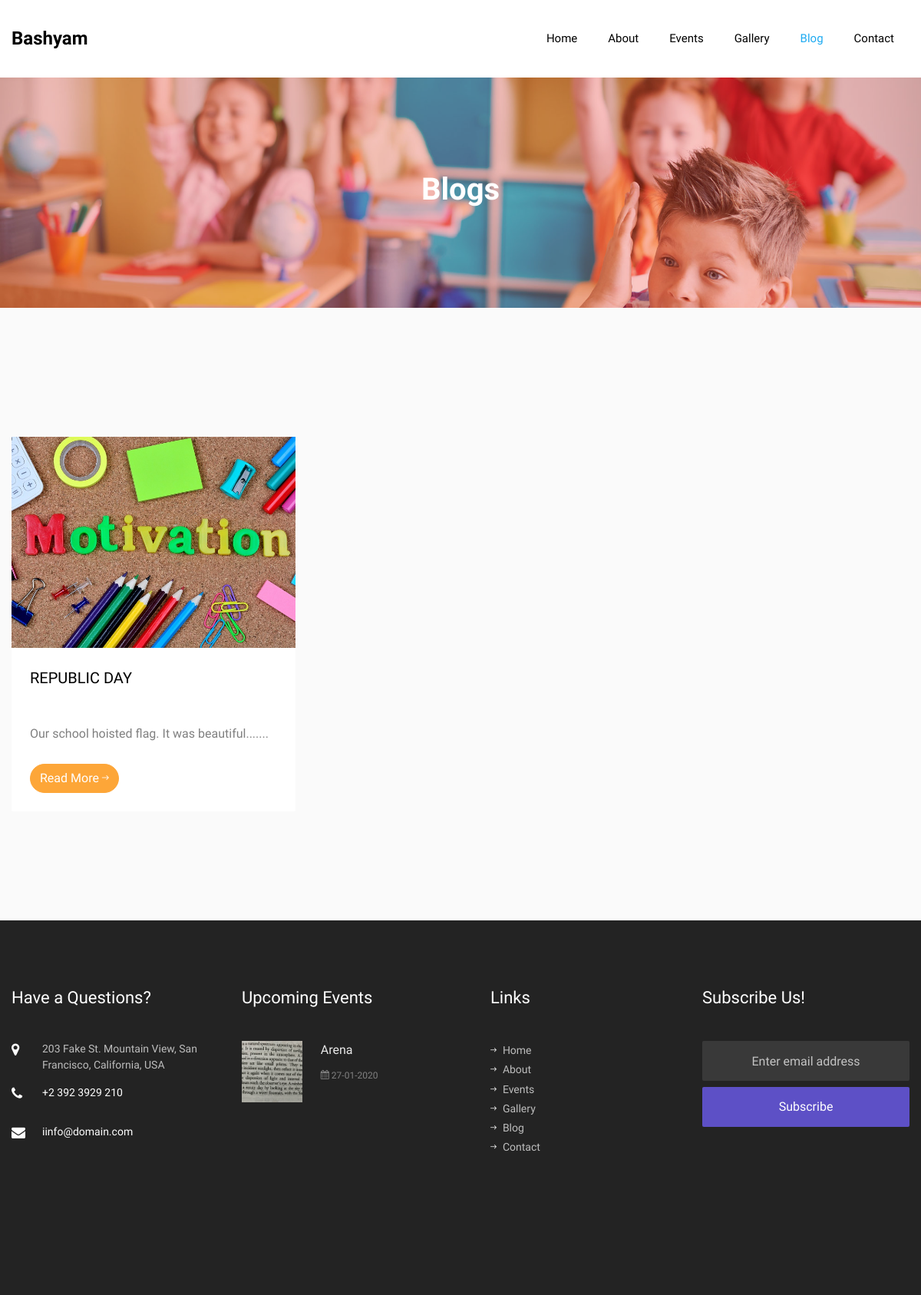
Page /blog on the committed database.
### school/models.py (models this page shows)
class blogs(models.Model):
    details=models.TextField(max_length=100000)
    title=models.CharField(max_length=264)
    image=models.ImageField(upload_to=rename_blog)

class contact_us(models.Model):
    address=models.TextField(max_length=100000)
    mobile_number=models.CharField(max_length=264)
    email=models.CharField(max_length=264)

class events(models.Model):
    name=models.CharField(max_length=264)
    details=models.TextField()
    date=models.DateField()
    image=models.ImageField(upload_to=rename_event)

### school/views.py (the view)
# urls.py: path('blog',views.blog_page),
def blog_page(request):
    bloglist=[]
    tc=0
    obj=blogs.objects.all()
    for i in obj:
        a=[]
        a.append(i.title.upper())
        a.append(i.details[0:100]+"...")
        a.append("/media/"+str(i.image))
        a.append("/blog/"+i.title.replace(" ","_"))
        bloglist.append(a)
        tc+=1
    obj=events.objects.filter(date__gte=datetime.datetime.now()).order_by('date')
    eves=[]
    ct=0
    for i in obj:
        a=[]
        a.append(i.name)
        x=str(i.date)
        x=x.split('-')
        x=x[2]+'-'+x[1]+'-'+x[0]
        a.append(x)
        img="/media/"+str(i.image)
        a.append(img)
        x=i.name
        x=x.replace(' ','_')
        x="/events/"+x
        a.append(x)
        eves.append(a)
        ct+=1
        if ct==2:
            break
    con=[]
    obj=contact_us.objects.all()
    ctt=0
    for i in obj:
        con.append(i.address)
        con.append(i.mobile_number)
        con.append(i.email)
        break
    return render(request,"blog.html",context={'no_of_blogs':tc,'bloglist':bloglist,'no_of_events':ct,'events':eves,'contact':con})

### Templates/blog.html (shortened to what this page needs)
{% load static %}
<!DOCTYPE html>
<html lang="en">
  <head>
    <link rel="stylesheet" href="{% static 'css/open-iconic-bootstrap.min.css' %}">
    <link rel="stylesheet" href="{% static 'css/animate.css' %}">
    <link rel="stylesheet" href="{% static 'css/owl.carousel.min.css' %}">
    <link rel="stylesheet" href="{% static 'css/owl.theme.default.min.css' %}">
    <link rel="stylesheet" href="{% static 'css/magnific-popup.css' %}">
    <link rel="stylesheet" href="{% static 'css/aos.css' %}">
    <link rel="stylesheet" href="{% static 'css/ionicons.min.css' %}">
    <link rel="stylesheet" href="{% static 'css/flaticon.css' %}">
    <link rel="stylesheet" href="{% static 'css/icomoon.css' %}">
    <link rel="stylesheet" href="{% static 'css/style.css' %}">
  </head>
  <body>
    <nav class="navbar navbar-expand-lg navbar-dark bg-dark ftco_navbar ftco-navbar-light" id="ftco-navbar">
	    <div class="container d-flex align-items-center">
	    	<a class="navbar-brand" href="">Bashyam</a>
	      <div class="collapse navbar-collapse" id="ftco-nav">
	        <ul class="navbar-nav ml-auto">
            <li class="nav-item"><a href="/" class="nav-link">Home</a></li>
	        	<li class="nav-item"><a href="/about" class="nav-link">About</a></li>
	        	<li class="nav-item"><a href="/events" class="nav-link">Events</a></li>
	        	<li class="nav-item"><a href="/gallery" class="nav-link">Gallery</a></li>
	        	<li class="nav-item active"><a href="/blog" class="nav-link">Blog</a></li>
	          <li class="nav-item"><a href="/contact" class="nav-link">Contact</a></li>
	        </ul>
	      </div>
	    </div>
	  </nav>
    <section class="hero-wrap hero-wrap-2" style="background-image: url({% static 'images/bg_2.jpg' %});">
        <div class="overlay"></div>
        <div class="container">
          <div class="row no-gutters slider-text align-items-center justify-content-center">
            <div class="col-md-9 ftco-animate text-center">
              <h1 class="mb-2 bread">Blogs</h1>
            </div>
          </div>
        </div>
      </section>
      <section class="ftco-section bg-light">
        <div class="container">
            <div class="row justify-content-center mb-5 pb-2">
    </div>
    <div class="row">
    {% if no_of_blogs == 0 %}
    <div class="col-md-5 col-lg-4 ftco-animate">
      <div class="blog-entry">
        <h1> No Blogs Added</h1>
      </div>
    </div>
    {% else %}
    {% for i in bloglist %}
      <div class="col-md-5 col-lg-4 ftco-animate">
        <div class="blog-entry">
            <a href="{{i.3}}" class="block-20 d-flex align-items-end" style="background-image: url({{i.2}});">
            </a>
          <div class="text bg-white p-4">
            <h3 class="heading"><a href="{{i.3}}">{{i.0}}
            </a></h3>
            <p>
                {% if i.0|length < 34 %}
                <br>
                {% endif %}
                {{i.1}}...</p>
            <div class="d-flex align-items-center mt-4">
                <p class="mb-0"><a href="{{i.3}}" class="btn btn-secondary">Read More <span class="ion-ios-arrow-round-forward"></span></a></p>
            </div>
          </div>
        </div>
      </div>
      {% endfor %}
      {% endif %}
    </div>
        </div>
    </section>
    <footer class="ftco-footer ftco-bg-dark ftco-section">
        <div class="container">
          <div class="row mb-5">
            <div class="col-md-6 col-lg-3">
              <div class="ftco-footer-widget mb-5">
                  <h2 class="ftco-heading-2">Have a Questions?</h2>
                  <div class="block-23 mb-3">
                    <ul>
                      <li><span class="icon icon-map-marker"></span><span class="text">{{contact.0}}</span></li>
                      <li><a href="#"><span class="icon icon-phone"></span><span class="text">{{contact.1}}</span></a></li>
                      <li><a href="#"><span class="icon icon-envelope"></span><span class="text">i{{contact.2}}</span></a></li>
                    </ul>
                  </div>
              </div>
            </div>
            <div class="col-md-6 col-lg-3">
              <div class="ftco-footer-widget mb-5">
                <h2 class="ftco-heading-2">Upcoming Events</h2>
                {% for i in events %}
                <div class="block-21 mb-5 d-flex">
                  <a href="{{i.3}}" class="blog-img mr-4" style="background-image: url({{i.2}});"></a>
                  <div class="text">
                    <h3 class="heading"><a href="{{i.3}}">{{i.0}}</a></h3>
                    <div class="meta">
                      <div><a href="{{i.3}}"><span class="icon-calendar"></span>&nbsp;{{i.1}}</a></div>
                    </div>
                  </div>
                </div>
                {% endfor %}
              </div>
            </div>
            <div class="col-md-6 col-lg-3">
              <div class="ftco-footer-widget mb-5 ml-md-4">
                <h2 class="ftco-heading-2">Links</h2>
                <ul class="list-unstyled">
                  <li><a href="/"><span class="ion-ios-arrow-round-forward mr-2"></span>Home</a></li>
                  <li><a href="/about"><span class="ion-ios-arrow-round-forward mr-2"></span>About</a></li>
                  <li><a href="/events"><span class="ion-ios-arrow-round-forward mr-2"></span>Events</a></li>
                  <li><a href="/gallery"><span class="ion-ios-arrow-round-forward mr-2"></span>Gallery</a></li>
                  <li><a href="/blog"><span class="ion-ios-arrow-round-forward mr-2"></span>Blog</a></li>
                  <li><a href="/contact"><span class="ion-ios-arrow-round-forward mr-2"></span>Contact</a></li>
                </ul>
              </div>
            </div>
            <div class="col-md-6 col-lg-3">
              <div class="ftco-footer-widget mb-5">
                  <h2 class="ftco-heading-2">Subscribe Us!</h2>
                <form action="#" class="subscribe-form">
                  <div class="form-group">
                    <input type="text" class="form-control mb-2 text-center" placeholder="Enter email address">
                    <input type="submit" value="Subscribe" class="form-control submit px-3">
                  </div>
                </form>
              </div>
            </div>
          </div>
        </div>
      </footer>
  </body>
</html>

### static/css/icomoon.css (style rules this page uses)
[class^="icon-"], [class*=" icon-"] { font-family: 'icomoon' !important; speak: none; font-style: normal; font-weight: normal; font-variant: normal; text-transform: none; line-height: 1; -webkit-font-smoothing: antialiased; -moz-osx-font-smoothing: grayscale; }
.icon-map-marker:before { content: "\f041"; }
.icon-calendar:before { content: "\f073"; }
.icon-phone:before { content: "\f095"; }
.icon-envelope:before { content: "\f0e0"; }

### rows in the picture
blogs: title "REPUBLIC DAY", i "Our school hoisted flag. It was beautiful...."
contact_us: address "203 Fake St. Mountain View, San Francisco, California, USA", mobile_number "+2 392 3929 210", email "info@domain.com"
events: name "Arena"

### other values in the picture
{{ i.1 }} "27-01-2020"
